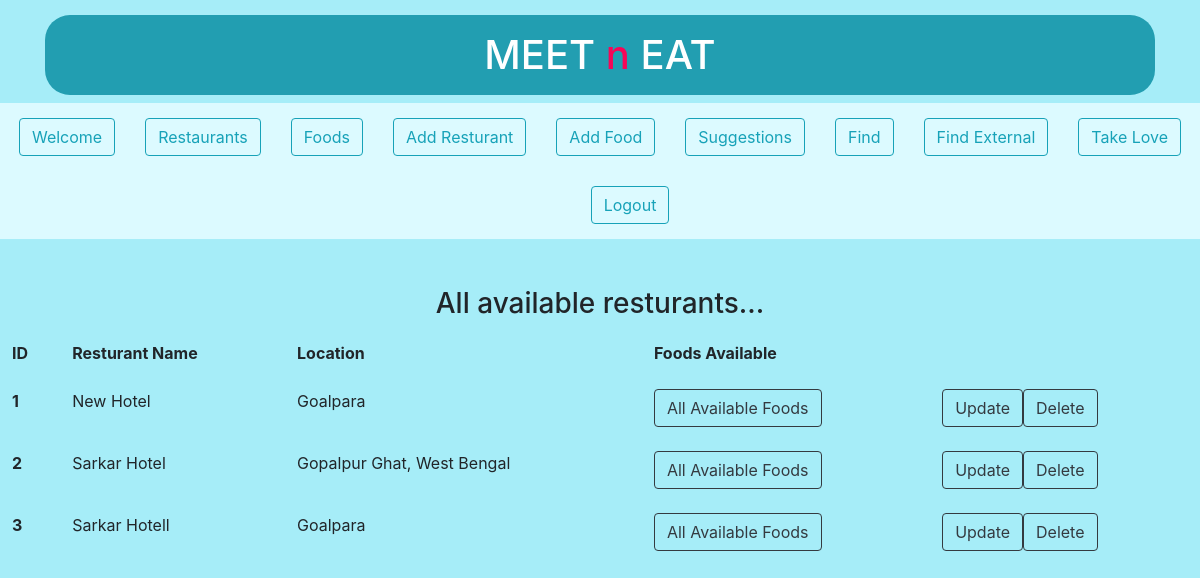
Screenshot of /resturants (signed in) with the database file from the repository.
### app.py (models this page shows, shortened)
class rstrnt(db.Model):
    id = db.Column(db.Integer, primary_key=True)
    rstrnt_name = db.Column(db.String(20), unique=True, nullable=False)
    rstrnt_loct = db.Column(db.String(40), unique=False, nullable=False)

### app.py (the view)
@app.route("/resturants")
def all_resturants():
    show_rstrnt = rstrnt.query.all()
    return render_template('all_resturants.html', rstrnt=show_rstrnt)

### templates/all_resturants.html (shortened to what this page needs)
{% extends 'base.html' %}
  {% block ttl2bd %}
  <br>
      <h3 class="text-center container"> All available resturants...</h3>
    <div>
        <table class="table table-borderless">
            <thead>
                <tr>
                  <th scope="col">ID</th>
                  <th scope="col">Resturant Name</th>
                  <th scope="col">Location</th>
                  <th scope="col">Foods Available</th>
                  <th scope="col">   </th>
                </tr>
              </thead>
              <tbody>
                  {% for i in rstrnt %}
                  <tr>
                      <th scope="row">{{loop.index}}</th>
                      <td>{{i.rstrnt_name}}</td>
                      <td>
                        {{(i.rstrnt_loct).replace('+', " ")}}
                      </td>
                      <td><a href="/resturants/foods/{{i.id}}" type="button" class="btn btn-outline-dark">All Available Foods</button>
                      </td>
                      <td>
                        {% if session['is_admin'] %}
                          <a href="/update/{{i.id}}" type="button" class="btn btn-outline-dark">Update</button>
                          <a href="/delete/{{i.id}}" type="button" class="btn btn-outline-dark">Delete</button>
                        {% else %}
                            <a href="/suggest/update/{{i.id}}" type="button" class="btn btn-outline-dark">Suggest Update</button>
                        {% endif %}
                          </td>
                    </tr>
                    {% endfor %}
              </tbody>
        </table>
    </div>
  {% endblock ttl2bd %}

### rows the page displays
rstrnt: rstrnt_name "New Hotel", rstrnt_loct "Goalpara"
rstrnt: rstrnt_name "Sarkar Hotel", rstrnt_loct "Gopalpur Ghat, West Bengal"
rstrnt: rstrnt_name "Sarkar Hotell", rstrnt_loct "Goalpara"
